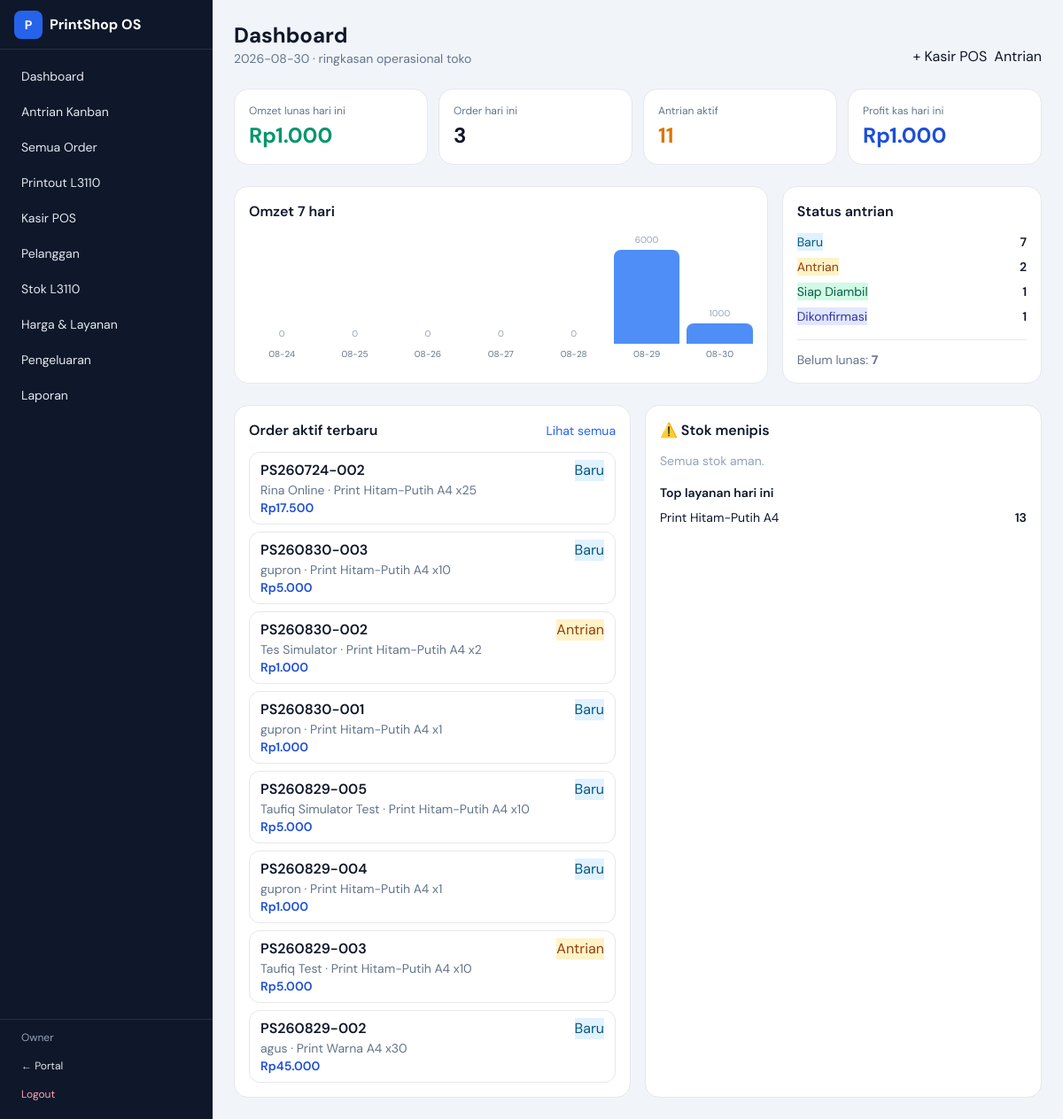
Page /admin/ (signed in) on the committed database.
### tables this page shows
CREATE TABLE users (
                    id INTEGER PRIMARY KEY AUTOINCREMENT,
                    username TEXT UNIQUE NOT NULL,
                    password_hash TEXT NOT NULL,
                    full_name TEXT,
                    role TEXT NOT NULL DEFAULT 'admin',
                    created_at TEXT NOT NULL
                );

CREATE TABLE orders (
                    id INTEGER PRIMARY KEY AUTOINCREMENT,
                    code TEXT UNIQUE NOT NULL,
                    track_token TEXT UNIQUE NOT NULL,
                    customer_id INTEGER,
                    customer_name TEXT NOT NULL,
                    customer_phone TEXT,
                    customer_email TEXT,
                    source TEXT NOT NULL DEFAULT 'web',
                    priority INTEGER NOT NULL DEFAULT 0,
                    status TEXT NOT NULL DEFAULT 'baru',
                    payment_status TEXT NOT NULL DEFAULT 'belum',
                    payment_method TEXT,
                    paid_amount INTEGER NOT NULL DEFAULT 0,
                    subtotal INTEGER NOT NULL DEFAULT 0,
                    discount INTEGER NOT NULL DEFAULT 0,
                    addons_total INTEGER NOT NULL DEFAULT 0,
                    tax INTEGER NOT NULL DEFAULT 0,
                    total INTEGER NOT NULL DEFAULT 0,
                    notes TEXT DEFAULT '',
                    internal_notes TEXT DEFAULT '',
                    due_at TEXT,
                    eta_minutes INTEGER,
                    created_at TEXT NOT NULL,
                    updated_at TEXT NOT NULL,
                    completed_at TEXT,
                    FOREIGN KEY(customer_id) REFERENCES customers(id)
                );

CREATE TABLE order_items (
                    id INTEGER PRIMARY KEY AUTOINCREMENT,
                    order_id INTEGER NOT NULL,
                    service_key TEXT NOT NULL,
                    service_name TEXT NOT NULL,
                    qty INTEGER NOT NULL,
                    unit_price INTEGER NOT NULL,
                    line_subtotal INTEGER NOT NULL,
                    line_discount INTEGER NOT NULL DEFAULT 0,
                    line_total INTEGER NOT NULL,
                    options_json TEXT DEFAULT '{}',
                    notes TEXT DEFAULT '',
                    FOREIGN KEY(order_id) REFERENCES orders(id) ON DELETE CASCADE
                );

### app/routers/admin.py (the view)
@router.get("", response_class=HTMLResponse)
@router.get("/", response_class=HTMLResponse)
async def dashboard(request: Request):
    user = current_user(request)
    if not user:
        return RedirectResponse("/admin/login", status_code=303)
    stats = db.dashboard_stats()
    recent = db.list_orders(active_only=True, limit=8)
    return templates.TemplateResponse(
        "admin/dashboard.html",
        {"request": request, "user": user, "stats": stats, "recent": recent},
    )

### app/templates/admin/dashboard.html (shortened to what this page needs)
{% extends "base_admin.html" %}
{% block content %}
<div class="flex flex-col sm:flex-row sm:items-end justify-between gap-3 mb-6">
  <div>
    <h1 class="text-2xl font-bold">Dashboard</h1>
    <p class="text-slate-500 text-sm">{{ stats.day }} · ringkasan operasional toko</p>
  </div>
  <div class="flex gap-2">
    <a href="/admin/pos" class="btn btn-primary">+ Kasir POS</a>
    <a href="/admin/kanban" class="btn btn-secondary">Antrian</a>
  </div>
</div>
<div class="grid grid-cols-2 lg:grid-cols-4 gap-3 mb-6">
  <div class="rounded-2xl bg-white border p-4">
    <div class="text-xs text-slate-500">Omzet lunas hari ini</div>
    <div class="text-2xl font-bold text-emerald-600 mt-1">{{ rupiah(stats.revenue_today) }}</div>
  </div>
  <div class="rounded-2xl bg-white border p-4">
    <div class="text-xs text-slate-500">Order hari ini</div>
    <div class="text-2xl font-bold mt-1">{{ stats.orders_today }}</div>
  </div>
  <div class="rounded-2xl bg-white border p-4">
    <div class="text-xs text-slate-500">Antrian aktif</div>
    <div class="text-2xl font-bold text-amber-600 mt-1">{{ stats.active_orders }}</div>
  </div>
  <div class="rounded-2xl bg-white border p-4">
    <div class="text-xs text-slate-500">Profit kas hari ini</div>
    <div class="text-2xl font-bold text-blue-700 mt-1">{{ rupiah(stats.profit_today) }}</div>
  </div>
</div>
<div class="grid lg:grid-cols-3 gap-4 mb-6">
  <div class="lg:col-span-2 rounded-2xl bg-white border p-4">
    <div class="font-semibold mb-3">Omzet 7 hari</div>
    <div class="flex items-end gap-2 h-36">
      {% set ns = namespace(max_r=1) %}
      {% for s in stats.series %}
        {% if s.revenue > ns.max_r %}{% set ns.max_r = s.revenue %}{% endif %}
      {% endfor %}
      {% for s in stats.series %}
      <div class="flex-1 flex flex-col items-center gap-1 h-full justify-end">
        <div class="text-[10px] text-slate-400">{{ s.revenue }}</div>
        <div class="w-full rounded-t-lg bg-blue-500/90" style="height: {{ ((s.revenue / ns.max_r) * 100)|int if ns.max_r else 0 }}%"></div>
        <div class="text-[10px] text-slate-500">{{ s.day }}</div>
      </div>
      {% endfor %}
    </div>
  </div>
  <div class="rounded-2xl bg-white border p-4">
    <div class="font-semibold mb-3">Status antrian</div>
    <ul class="space-y-2 text-sm">
      {% for st, c in stats.by_status.items() %}
      <li class="flex justify-between">
        <span class="badge {{ status_colors.get(st, 'bg-slate-100') }}">{{ status_labels.get(st, st) }}</span>
        <span class="font-semibold">{{ c }}</span>
      </li>
      {% else %}
      <li class="text-slate-400">Antrian kosong 🎉</li>
      {% endfor %}
    </ul>
    <div class="mt-4 pt-3 border-t text-sm text-slate-500">Belum lunas: <b>{{ stats.unpaid }}</b></div>
  </div>
</div>
<div class="grid lg:grid-cols-2 gap-4">
  <div class="rounded-2xl bg-white border p-4">
    <div class="flex justify-between items-center mb-3">
      <div class="font-semibold">Order aktif terbaru</div>
      <a href="/admin/orders" class="text-sm text-blue-600">Lihat semua</a>
    </div>
    <div class="space-y-2">
      {% for o in recent %}
      <a href="/admin/orders/{{ o.id }}" class="block rounded-xl border px-3 py-2 hover:bg-slate-50">
        <div class="flex justify-between gap-2">
          <div class="font-semibold">{{ o.code }}</div>
          <span class="badge {{ status_colors.get(o.status) }}">{{ status_labels.get(o.status) }}</span>
        </div>
        <div class="text-sm text-slate-500">{{ o.customer_name }} · {{ summarize_items(o) }}</div>
        <div class="text-sm font-semibold text-blue-700">{{ rupiah(o.total) }}</div>
      </a>
      {% else %}
      <div class="text-slate-400 text-sm">Belum ada order aktif.</div>
      {% endfor %}
    </div>
  </div>
  <div class="rounded-2xl bg-white border p-4">
    <div class="font-semibold mb-3">⚠️ Stok menipis</div>
    <ul class="space-y-2 text-sm">
      {% for i in stats.low_stock %}
      <li class="flex justify-between rounded-xl bg-rose-50 px-3 py-2 text-rose-800">
        <span>{{ i.name }}</span>
        <span class="font-semibold">{{ i.qty }} {{ i.unit }}</span>
      </li>
      {% else %}
      <li class="text-slate-400">Semua stok aman.</li>
      {% endfor %}
    </ul>
    <div class="mt-4">
      <div class="font-semibold mb-2 text-sm">Top layanan hari ini</div>
      <ul class="text-sm space-y-1">
        {% for name, qty in stats.top_services %}
        <li class="flex justify-between"><span>{{ name }}</span><span class="font-semibold">{{ qty }}</span></li>
        {% else %}
        <li class="text-slate-400">Belum ada data.</li>
        {% endfor %}
      </ul>
    </div>
  </div>
</div>
{% endblock %}

### app/templates/base_admin.html (shortened to what this page needs)
<!DOCTYPE html>
<html lang="id">
<head>
  <script src="https://cdn.tailwindcss.com"></script>
  <link rel="stylesheet" href="/static/css/app.css">
</head>
<body class="bg-slate-100 text-slate-900 font-sans antialiased min-h-screen">
  <div class="min-h-screen flex">
    <aside class="hidden md:flex w-60 flex-col bg-brand-900 text-slate-200">
      <div class="h-14 px-4 flex items-center gap-2 border-b border-white/10 font-bold text-white">
        <span class="w-8 h-8 rounded-lg bg-brand-600 grid place-items-center text-sm">P</span>
        PrintShop OS
      </div>
      <nav class="flex-1 p-3 space-y-1 text-sm">
        {% set nav_items = [
          ('/admin', 'Dashboard'),
          ('/admin/kanban', 'Antrian Kanban'),
          ('/admin/orders', 'Semua Order'),
          ('/admin/print-jobs', 'Printout L3110'),
          ('/admin/pos', 'Kasir POS'),
          ('/admin/customers', 'Pelanggan'),
          ('/admin/inventory', 'Stok L3110'),
          ('/admin/services', 'Harga & Layanan'),
          ('/admin/expenses', 'Pengeluaran'),
          ('/admin/reports', 'Laporan'),
        ] %}
        {% for href, label in nav_items %}
        <a href="{{ href }}" class="block px-3 py-2 rounded-lg hover:bg-white/10 {% if request.url.path == href or (href != '/admin' and request.url.path.startswith(href)) %}bg-white/15 text-white{% endif %}">{{ label }}</a>
        {% endfor %}
      </nav>
      <div class="p-3 border-t border-white/10 text-xs">
        <div class="px-3 mb-2 text-slate-400">{{ user.full_name or user.username }}</div>
        <a href="/" class="block px-3 py-2 rounded-lg hover:bg-white/10">← Portal</a>
        <a href="/admin/logout" class="block px-3 py-2 rounded-lg hover:bg-white/10 text-rose-300">Logout</a>
      </div>
    </aside>
    <div class="flex-1 flex flex-col min-w-0">
      <main class="flex-1 p-4 md:p-6">
        {% block content %}{% endblock %}
      </main>
    </div>
  </div>
</body>
</html>

### app/static/css/app.css (style rules this page uses)
:root { color-scheme: light; }
body { font-feature-settings: "ss01" on; }
.badge { @apply inline-flex items-center px-2 py-0.5 rounded-full text-xs font-semibold; }
.btn { @apply inline-flex items-center justify-center gap-2 px-4 py-2 rounded-xl text-sm font-semibold transition; }
.btn-primary { @apply bg-blue-600 text-white hover:bg-blue-700; }
.btn-secondary { @apply bg-slate-100 text-slate-800 hover:bg-slate-200; }

### rows in the picture
users: full_name "Owner"
orders: get "Baru", c "7", code "PS260724-002", customer_name "Rina Online", summarize_items "Print Hitam-Putih A4 x25", total "Rp17.500"
orders: get "Antrian", c "2", code "PS260830-002", customer_name "Tes Simulator", summarize_items "Print Hitam-Putih A4 x2", total "Rp1.000"
orders: get "Siap Diambil", c "1"
orders: get "Dikonfirmasi", c "1"
orders: code "PS260830-003", get "Baru", customer_name "gupron", summarize_items "Print Hitam-Putih A4 x10", total "Rp5.000"
orders: code "PS260830-001", get "Baru", customer_name "gupron", summarize_items "Print Hitam-Putih A4 x1", total "Rp1.000"
orders: code "PS260829-005", get "Baru", customer_name "Taufiq Simulator Test", summarize_items "Print Hitam-Putih A4 x10", total "Rp5.000"
orders: code "PS260829-004", get "Baru", customer_name "gupron", summarize_items "Print Hitam-Putih A4 x1", total "Rp1.000"
orders: code "PS260829-003", get "Antrian", customer_name "Taufiq Test", summarize_items "Print Hitam-Putih A4 x10", total "Rp5.000"
orders: code "PS260829-002", get "Baru", customer_name "agus", summarize_items "Print Warna A4 x30", total "Rp45.000"
order_items: service_name "Print Hitam-Putih A4", qty "13"

### other values in the picture
{{ label }} "Dashboard" "Antrian Kanban" "Semua Order" "Printout L3110" "Kasir POS" "Pelanggan" "Stok L3110" "Harga & Layanan" "Pengeluaran" "Laporan"
{{ stats.day }} "2026-08-30"
{{ rupiah(stats.revenue_today) }} "Rp1.000"
{{ stats.orders_today }} "3"
{{ stats.active_orders }} "11"
{{ rupiah(stats.profit_today) }} "Rp1.000"
{{ s.revenue }} "0" "0" "0" "0" "0" "6000" "1000"
{{ s.day }} "08-24" "08-25" "08-26" "08-27" "08-28" "08-29" "08-30"
{{ stats.unpaid }} "7"
